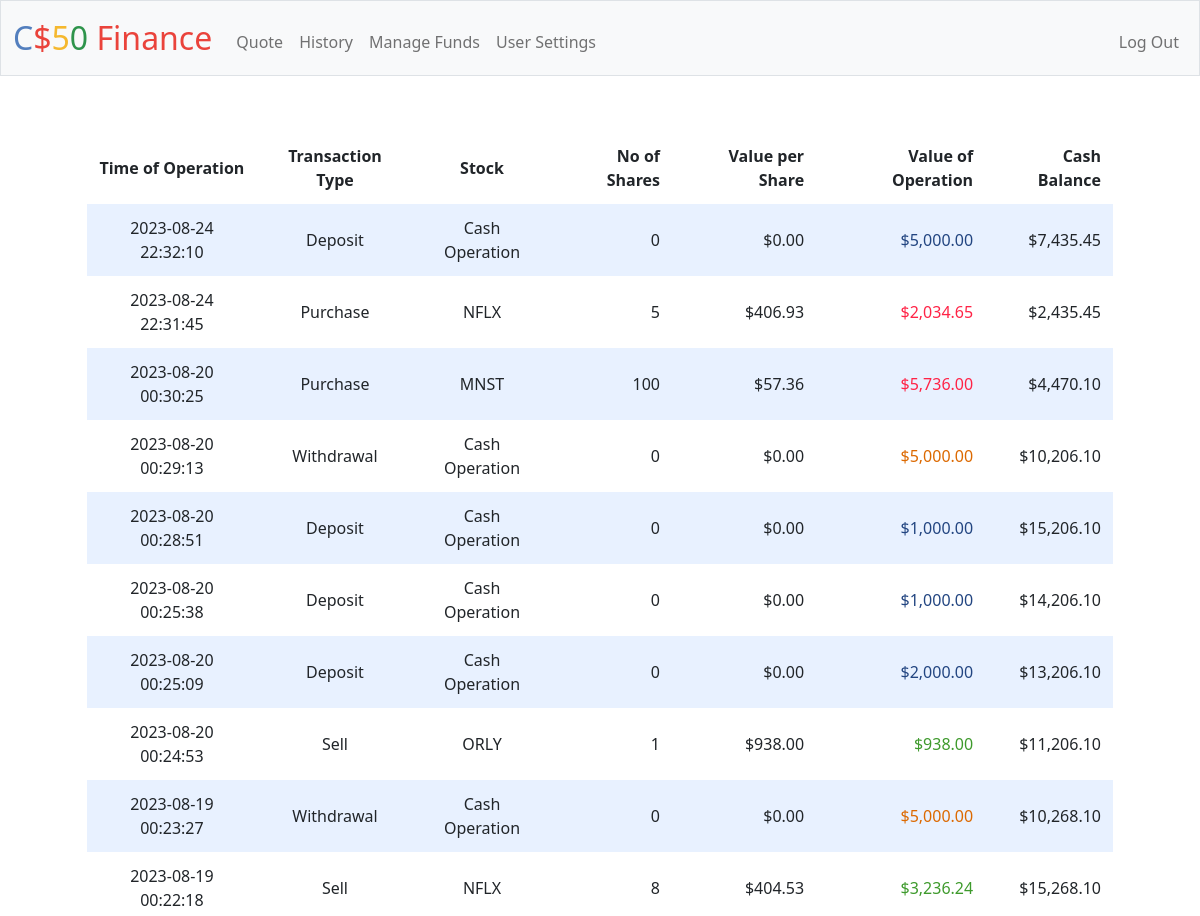
/history (signed in, upper part), run on an earlier commit of the app's database.
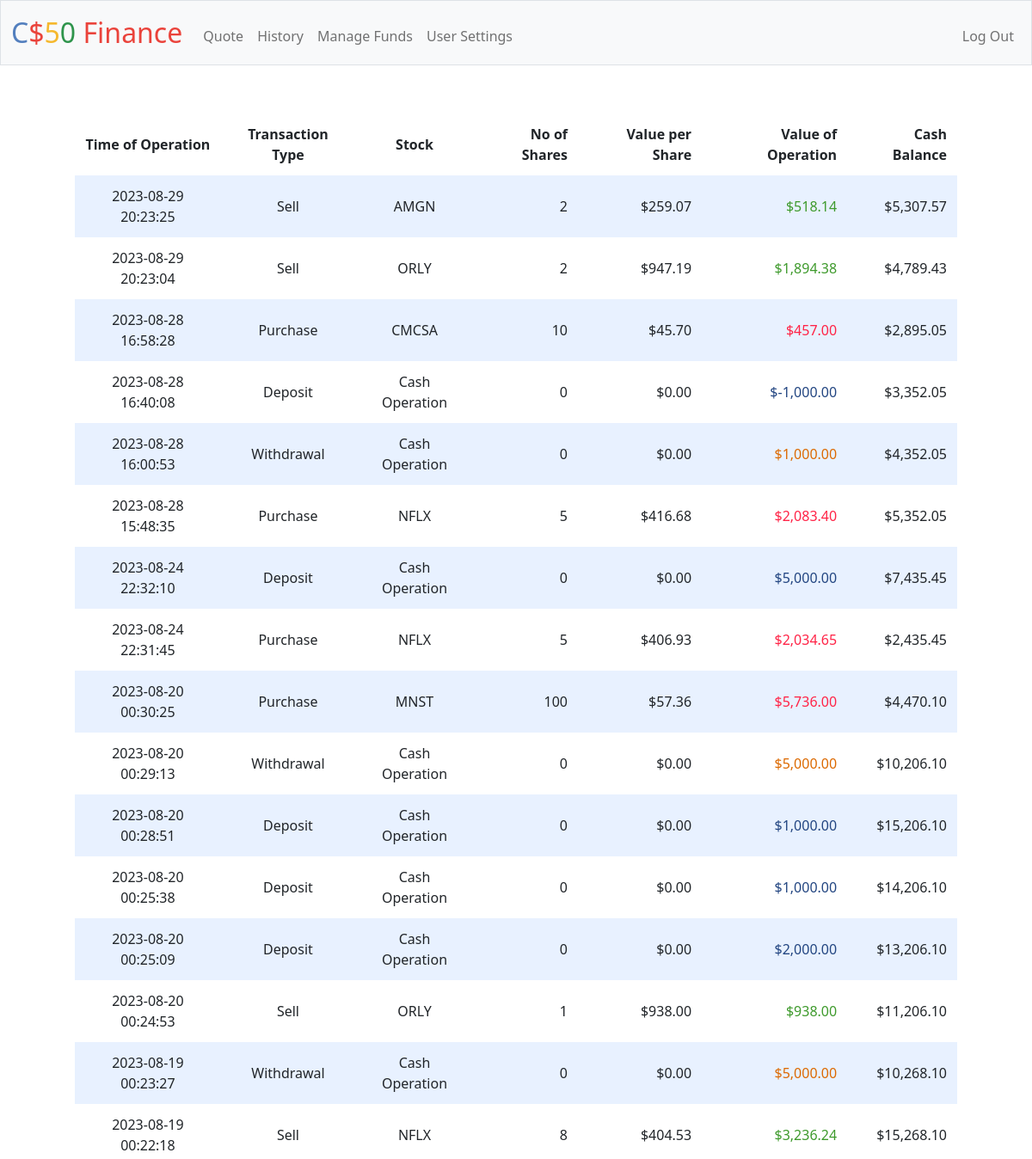
And on a later commit of the database.
### tables this page shows
CREATE TABLE 'history' (user_id INTEGER, stock_id INTEGER, operation TEXT NOT NULL, quantity INTEGER NOT NULL,'value' NUMERIC NOT NULL, time_stamp DATETIME NOT NULL, 'operation_id'  INTEGER PRIMARY KEY NOT NULL  ,'cash_balance' NUMERIC, FOREIGN KEY (user_id) REFERENCES users(id), FOREIGN KEY (stock_id) REFERENCES stocks(id));

CREATE TABLE stocks (id INTEGER PRIMARY KEY AUTOINCREMENT NOT NULL, symbol TEXT NOT NULL);

### app.py (the view)
@app.route("/history")
@login_required
def history():
    history = db.execute("SELECT time_stamp, operation, symbol, quantity, value, cash_balance FROM history JOIN stocks ON history.stock_id = stocks.id WHERE user_id = ? ORDER BY time_stamp DESC;",
                         session.get("user_id"))
    if (len(history) < 1):
        return render_template("/history.html",
                               message = "No operations history yet to display")
    else:
        for row in history:
            if (int(row['quantity']) == 0):
                row['value_per_share'] = 0
            else:
                row['value_per_share'] = float(row['value']) / int(row['quantity'])
            row['value'] = row['value']
            row['cash_balance'] = float(row['cash_balance'])
        return render_template("/history.html", history=history)

### app.py (called while the page is built)
@app.after_request
def after_request(response):
    response.headers["Cache-Control"] = "no-cache, no-store, must-revalidate"
    response.headers["Expires"] = 0
    response.headers["Pragma"] = "no-cache"
    return response

### helpers.py (called while the page is built)
def login_required(f):
    @wraps(f)
    def decorated_function(*args, **kwargs):
        if session.get("user_id") is None:
            return redirect("/login")
        return f(*args, **kwargs)
    return decorated_function

def usd(value):
    return f"${value:,.2f}"

### templates/history.html (shortened to what this page needs)
{% extends "layout.html" %}
{% block main %}
    <table>
        <thead>
            <tr>
                <th>Time of Operation</th>
                <th>Transaction Type</th>
                <th>Stock</th>
                <th class="number">No of Shares</th>
                <th class="number">Value per Share</th>
                <th class="number">Value of Operation</th>
                <th class="number">Cash Balance</th>
            </tr>
        </thead>
        <tbody>
            {% for row in history %}
                <tr>
                    <td>{{ row.time_stamp }}</td>
                    <td>{{ row.operation }}</td>
                    <td>{{ row.symbol }}</td>
                    <td class="number">{{ row.quantity }}</td>
                    <td class="number">{{ row.value_per_share | usd }}</td>
                    <td class="{{ row.operation }}">{{ row.value | usd }}</td>
                    <td class="number">{{ row.cash_balance | usd }}</td>
                </tr>
            {% endfor %}
        </tbody>
    </table>
    <br/>
{% endblock %}

### templates/layout.html (shortened to what this page needs)
<!DOCTYPE html>
<html lang="en">
    <head>
        <link href="https://cdn.jsdelivr.net/npm/bootstrap@5.1.3/dist/css/bootstrap.min.css" rel="stylesheet">
        <link href="/static/styles.css" rel="stylesheet">
    </head>
    <body>
        <nav class="bg-light border navbar navbar-expand-md navbar-light">
            <div class="container-fluid">
                <a class="navbar-brand" href="/"><span class="blue">C</span><span class="red">$</span><span class="yellow">5</span><span class="green">0</span> <span class="red">Finance</span></a>
                <div class="collapse navbar-collapse" id="navbar">
                    {% if session["user_id"] %}
                        <ul class="navbar-nav me-auto mt-2">
                            <li class="nav-item"><a class="nav-link" href="/quote">Quote</a></li>
                            <li class="nav-item"><a class="nav-link" href="/history">History</a></li>
                            <li class="nav-item"><a class="nav-link" href="/funds">Manage Funds</a></li>
                            <li class="nav-item"><a class="nav-link" href="/settings">User Settings</a></li>
                        </ul>
                        <ul class="navbar-nav ms-auto mt-2">
                            <li class="nav-item"><a class="nav-link" href="/logout">Log Out</a></li>
                        </ul>
                    {% else %}
                        <ul class="navbar-nav ms-auto mt-2">
                            <li class="nav-item"><a class="nav-link" href="/register">Register</a></li>
                            <li class="nav-item"><a class="nav-link" href="/login">Log In</a></li>
                        </ul>
                    {% endif %}
                </div>
            </div>
        </nav>
        <div class="container">
            <main class="container-fluid py-5 text-center">
                {% block main %}{% endblock %}
            </main>
        </div>
        <br/>
        <br/>
    </body>
</html>

### static/styles.css (style rules this page uses)
nav .navbar-brand { font-size: xx-large; }
nav .navbar-brand .blue { color: #537fbe; }
nav .navbar-brand .red { color: #ea433b; }
nav .navbar-brand .yellow { color: #f5b82e; }
nav .navbar-brand .green { color: #2e944b; }
.container { margin-left: auto; margin-right: auto; padding-left: 15px; padding-right: 15px; text-align: center; width: 90%; }
table { background-color: transparent; margin-bottom: 1rem; width: 100%; }
table th, table td { padding: 0.75rem; vertical-align: middle; }
tbody tr:nth-of-type(odd) { background-color: rgb(179, 208, 255, 0.3) }
.number { text-align: right; }
.Purchase { text-align: right; color: #ff2346; }
.Withdrawal { text-align: right; color: #dc6900; }
.Sell { text-align: right; color: #3e9a2c; }
.Deposit { text-align: right; color: #224581; }

What changed in the data, as far as the page shows it:
added history: time_stamp "2023-08-29 20:23:25", operation "Sell", symbol "AMGN", quantity "2", value_per_share "$259.07", value "$518.14", cash_balance "$5,307.57"
added history: time_stamp "2023-08-29 20:23:04", operation "Sell", symbol "ORLY", quantity "2", value_per_share "$947.19", value "$1,894.38", cash_balance "$4,789.43"
added history: time_stamp "2023-08-28 16:58:28", operation "Purchase", symbol "CMCSA", quantity "10", value_per_share "$45.70", value "$457.00", cash_balance "$2,895.05"
added history: time_stamp "2023-08-28 16:40:08", operation "Deposit", symbol "Cash Operation", quantity "0", value_per_share "$0.00", value "$-1,000.00", cash_balance "$3,352.05"
added history: time_stamp "2023-08-28 16:00:53", operation "Withdrawal", symbol "Cash Operation", quantity "0", value_per_share "$0.00", value "$1,000.00", cash_balance "$4,352.05"
added history: time_stamp "2023-08-28 15:48:35", operation "Purchase", symbol "NFLX", quantity "5", value_per_share "$416.68", value "$2,083.40", cash_balance "$5,352.05"
